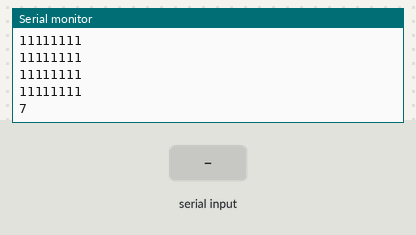
The sketch below on a simulated Arduino Uno, built with avr-gcc and run on an emulated ATmega328P. Parts: the last lines printed to the serial monitor. The inputs (shaded band) are chosen by the test bench.

Above: at 1.4 s.
1.5 s: "1" received over Serial
3.0 s: "0" received over Serial
At 4.2 s:
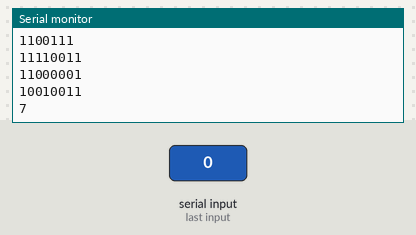
4.5 s: "2" received over Serial
At 6.7 s:
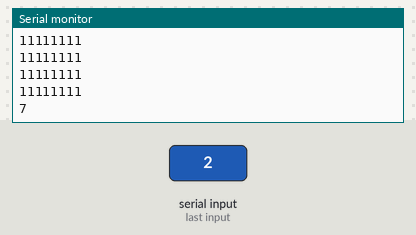
Timing chart, 0 to 8.2 s (numbered marks = the images above; inputs shaded):
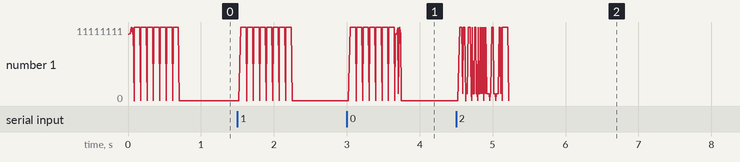

The sketch:

basic_test.ino
```cpp
#include "../LedCube.h"
/*
 * tested:
 *  show
 *  shift POS_X, NEG_X, POS_Y, NEG_Y, POS_Z, NEG_Z
 *  move POS_X, NEG_X, POS_Y, NEG_Y, POS_Z, NEG_Z
 *  light
 *  clear
 *  update
 *
 * ver.2 tested:
 *  change_vertex
 *
 * ver.3 tested:
 *  change_row X_ROW, Y_ROW, Z_ROW
 *  change_layer XY_S, YZ_S, XZ_S
 *
 * ver.4 tested:
 *  reverse
 *  swap X_DIR, Y_DIR, Z_DIR
 *  turn X_CLK, X_CNT, Y_CLK, Y_CNT, Z_CLK, Z_CNT
 */
const int CS = 7;

LedCube cube(7);

uint8_t cntr;
uint8_t testC[SIZE][SIZE];

void setup() {
  Serial.begin(9600);
  pinMode(CS, OUTPUT);
  cntr = 0;
  cube.light();
  for(byte i = 0; i < SIZE; i++)
  {
    testC[i][0] = 157; //10011101
    testC[i][1] = 129; //10000001
    testC[i][2] = 177; //10110001
    testC[i][3] = 171; //10101011
    testC[i][4] = 230; //11100110
    testC[i][5] = 207; //11001111
    testC[i][6] = 131; //10000011
    testC[i][7] = 201; //11001001
  }
  cube.change_layer(testC[2], XY_S, 0);
}

void loop() {
  cube.test_show();
  while(!Serial.available()) ;
  while(Serial.available())
    Serial.read();
  Serial.println("-----------------");
  unsigned long fin;
  unsigned long sta = micros();
  cube.turn(X_CNT);
  //cube.swap(Z_DIR);
  //cube.reverse();
  //cube.change_layer(testC[0], XY_S, 5);
  //cube.change_row(157, X_ROW, 3, 5);
  //cube.change_vertex(3, 2, 6);
  //cube.shift(POS_Z);
  //cube.move(POS_Z);
  //cube.light();
  //cube.clear();
  //cube.update(testC);
  fin = micros();
  Serial.println(fin - sta);
  Serial.println("------------------");
  cntr++;
  /*uint8_t t = 0x01;
  Serial.println(t);
  t=t>>1;
  Serial.println(t);*/

}
```

Measured:
- after the input at 3.0 s, the serial monitor: prints a new line after 0.67 s (image 1)
- after the input at 4.5 s, the serial monitor: prints a new line after 0.09 s (image 2)
